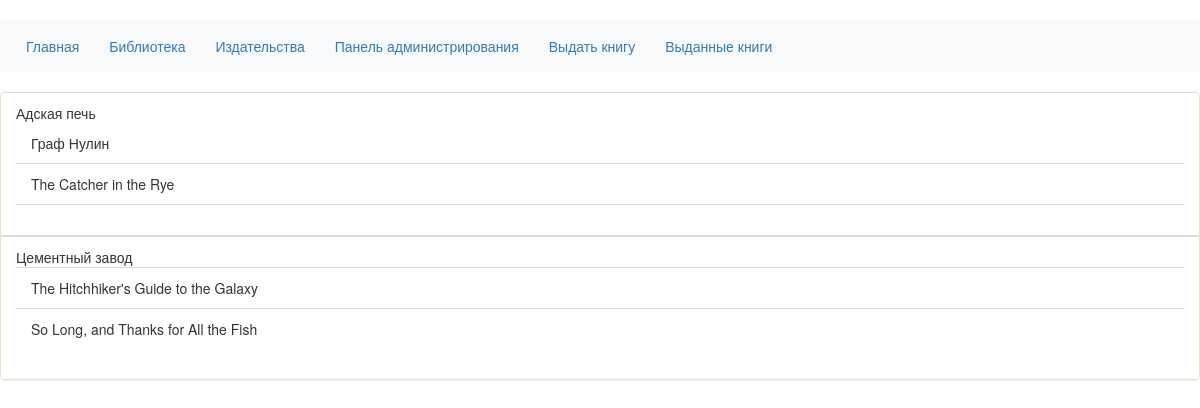
Page /publisher/ on the committed database.
### p_library/models.py (models this page shows, shortened)
class Publisher(models.Model):
    name = models.TextField()

class Book(models.Model):
    ISBN = models.CharField(max_length=13)
    title = models.TextField()
    description = models.TextField()
    year_release = models.SmallIntegerField()
    author = models.ForeignKey(Author, on_delete=models.CASCADE)
    publisher = models.ForeignKey(Publisher, null=True, on_delete=models.CASCADE, blank=True, related_name='books')
    copy_count = models.SmallIntegerField(default=1)
    price = models.DecimalField(default = None, max_digits=6, decimal_places=2)
    friend_reader = models.ManyToManyField('p_library.Friend', related_name='book_reader', blank=True)
    image = models.ImageField(null=True, blank=True, upload_to='img/')

### p_library/views.py (the view)
# urls.py: path('publisher/', views.book_publisher),
def book_publisher(request):
    template = loader.get_template('publisher.html')
    biblio_data = {
        'publishers': Publisher.objects.all()
    }
    return HttpResponse(template.render(biblio_data, request))

### p_library/templates/publisher.html
{% extends 'base.html' %}
{% block content %}
<body>
    <div class="panel panel-success">
        {% for publisher in publishers %}
            <ul class="list-group">
                <li class="list-group-item">
                    {{ publisher.name }}
                    <ul class="list-group">
                        {% for book in publisher.books.all %}
                            <li class="list-group-item"> {{ book.title }}</li>
                        {% endfor %}
                    </ul>
                </li>
            </ul>
        {% endfor %}
    </div>
</body>
{% endblock %}

### rows in the picture
Publisher: name "Адская печь"
Book: title "Граф Нулин"
Book: title "The Catcher in the Rye"
Publisher: name "Цементный завод"
Book: title "The Hitchhiker's Guide to the Galaxy"
Book: title "So Long, and Thanks for All the Fish"
